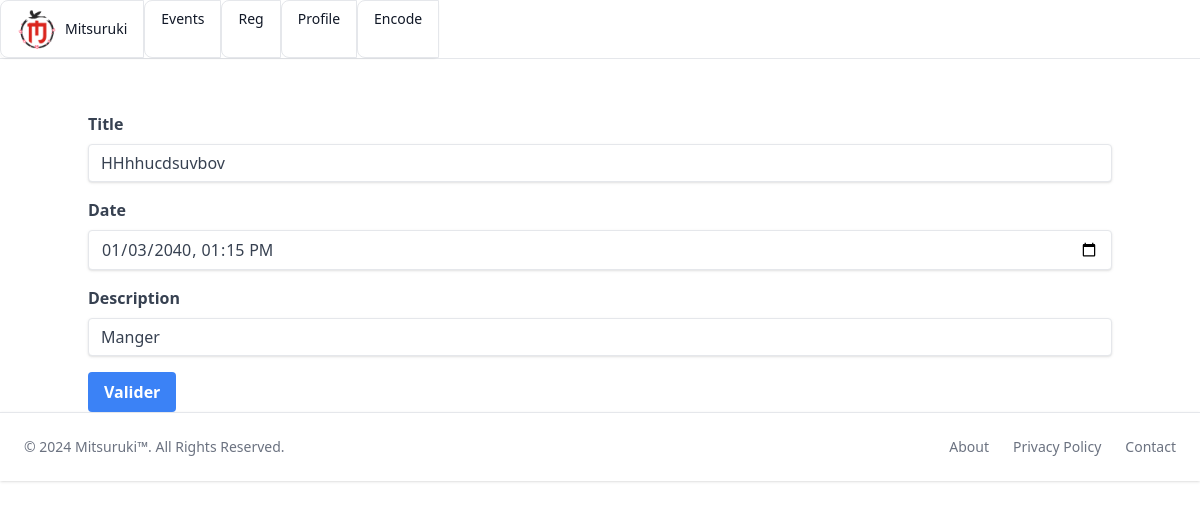
Page /edit/1 on the earlier database version.
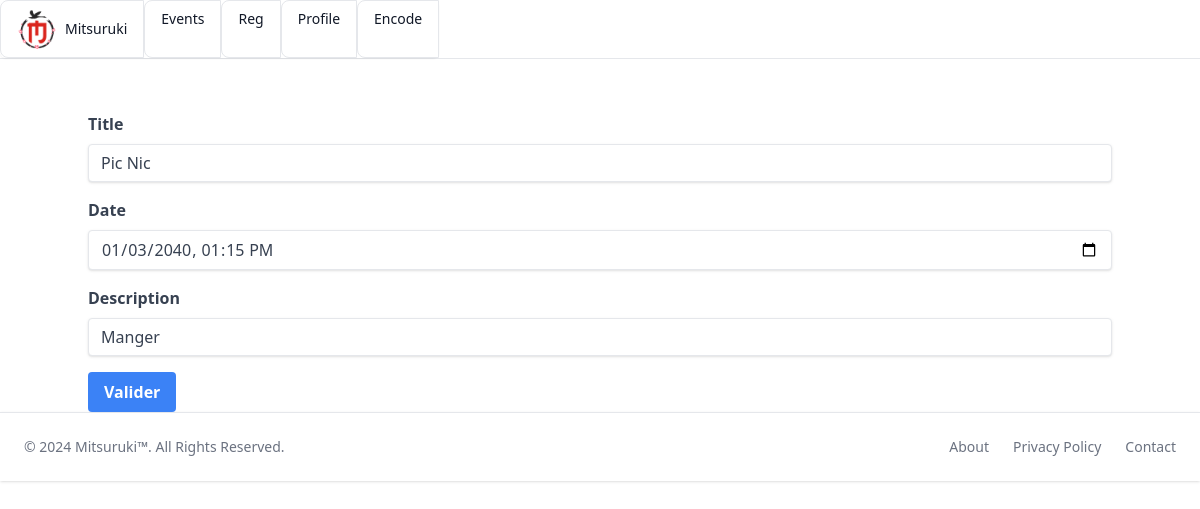
Same page on the later database version.
### tables this page shows
CREATE TABLE events
(
    events_id INTEGER PRIMARY KEY AUTOINCREMENT UNIQUE,
    title_e VARCHAR,
    date_e DATETIME,
    description_e VARCHAR
);

### app1.py (the view, shortened to what this page needs)
@app.route('/edit/<id>', methods=['GET', 'POST'])
def edit(id):
    if request.method == 'GET':
        line = []
        db_name = fn_get_db_name()
        data = fn_read_db(db_name)
        for line in data:
            print(line)
            if int(line['events_id']) == int(id):
                print(f"if ok")
                title = line['title_e']
                print(title)
                date =  line['date_e']
                print(date)
                desc = line['description_e']
                print(desc)
        return render_template('edit.html',
                                title = title,
                                date = date,
                                desc = desc
                                )

### app1.py (called while the page is built)
def fn_get_db_name():
    file_path = os.path.realpath(__file__)
    work_dir = os.path.dirname(file_path)
    db_name = f'{work_dir}/data.db'
    return db_name

### templates/edit.html
{% extends 'base.html' %}
{% block content %}
    <div class="container mx-auto mt-10 pt-9">
        <form method="post">
            <div class="mb-4">
                <label class="block text-gray-700 font-bold mb-2" for="title">
                    Title
                </label>
                <input class="shadow appearance-none border rounded w-full py-2 px-3 text-gray-700 leading-tight focus:outline-none focus:shadow-outline" id="title" name="title" type="text" value="{{ title }}">
            </div>
            <div class="mb-4">
                <label class="block text-gray-700 font-bold mb-2" for="date">
                    Date
                </label>
                <input class="shadow appearance-none border rounded w-full py-2 px-3 text-gray-700 leading-tight focus:outline-none focus:shadow-outline" id="date" name="date" type="datetime-local" value="{{ date }}">
            </div>
            <div class="mb-4">
                <label class="block text-gray-700 font-bold mb-2" for="time">
                    Description
                </label>
                <input class="shadow appearance-none border rounded w-full py-2 px-3 text-gray-700 leading-tight focus:outline-none focus:shadow-outline" id="desc" name="desc" type="text" value="{{ desc }}">
            </div>
            <div class="flex items-center justify-between">
                <button class="bg-blue-500 hover:bg-blue-700 text-white font-bold py-2 px-4 rounded focus:outline-none focus:shadow-outline" type="submit" value="submit">
                    Valider
                </button>
            </div>
        </form>
    </div>
{% endblock %}

### templates/base.html (shortened to what this page needs)
<!DOCTYPE html>
<html lang="en">
<head>
    <link rel="stylesheet" href="{{ url_for('static', filename='dist/output.css') }}">
</head>
<body class="pt-9">
    <nav class="bg-white dark:bg-gray-900 fixed w-full z-20 top-0 start-0 border-b border-gray-200 dark:border-gray-600">
        <div class="inline-flex rounded-md shadow-sm">
            <a href="{{ url_for('index') }}" class="flex items-center px-4 py-2 text-sm font-medium text-gray-900 bg-white border border-gray-200 rounded-s-lg hover:bg-gray-100 focus:z-10 focus:ring-2 focus:ring-blue-700 focus:text-blue-700 dark:bg-gray-800 dark:border-gray-700 dark:text-white dark:hover:text-white dark:hover:bg-gray-700 dark:focus:ring-blue-500 dark:focus:text-white">
                <img class="w-10 h-10 rounded-full mr-2" src="{{ url_for('static', filename='img/logo/logo1.png') }}" alt="">
                Mitsuruki
            </a>
            <a href="{{ url_for('events') }}" class="px-4 py-2 text-sm font-medium text-gray-900 bg-white border border-gray-200 rounded-s-lg hover:bg-gray-100 focus:z-10 focus:ring-2 focus:ring-blue-700 focus:text-blue-700 dark:bg-gray-800 dark:border-gray-700 dark:text-white dark:hover:text-white dark:hover:bg-gray-700 dark:focus:ring-blue-500 dark:focus:text-white">
            Events
            </a>
            <a href="{{ url_for('reg') }}" class="px-4 py-2 text-sm font-medium text-gray-900 bg-white border border-gray-200 rounded-s-lg hover:bg-gray-100 focus:z-10 focus:ring-2 focus:ring-blue-700 focus:text-blue-700 dark:bg-gray-800 dark:border-gray-700 dark:text-white dark:hover:text-white dark:hover:bg-gray-700 dark:focus:ring-blue-500 dark:focus:text-white">
            Reg
            </a>
            <a href="{{ url_for('profile') }}" aria-current="page" class="px-4 py-2 text-sm font-medium text-gray-900 bg-white border border-gray-200 rounded-s-lg hover:bg-gray-100 focus:z-10 focus:ring-2 focus:ring-blue-700 focus:text-blue-700 dark:bg-gray-800 dark:border-gray-700 dark:text-white dark:hover:text-white dark:hover:bg-gray-700 dark:focus:ring-blue-500 dark:focus:text-white">
            Profile
            </a>
            <a href="{{ url_for('encode') }}" class="px-4 py-2 text-sm font-medium text-gray-900 bg-white border border-gray-200 rounded-s-lg hover:bg-gray-100 focus:z-10 focus:ring-2 focus:ring-blue-700 focus:text-blue-700 dark:bg-gray-800 dark:border-gray-700 dark:text-white dark:hover:text-white dark:hover:bg-gray-700 dark:focus:ring-blue-500 dark:focus:text-white">
            Encode
            </a>
        </div>
    </nav>
    {% block content%}{% endblock %}
    <footer class="bottom-0 left-0 z-20 w-full p-4 bg-white border-t border-gray-200 shadow md:flex md:items-center md:justify-between md:p-6 dark:bg-gray-800 dark:border-gray-600">
        <span class="text-sm text-gray-500 sm:text-center dark:text-gray-400">© 2024 <a href="https://flowbite.com/" class="hover:underline">Mitsuruki™</a>. All Rights Reserved.
        </span>
        <ul class="flex flex-wrap items-center mt-3 text-sm font-medium text-gray-500 dark:text-gray-400 sm:mt-0">
            <li>
                <a href="#" class="hover:underline me-4 md:me-6">About</a>
            </li>
            <li>
                <a href="#" class="hover:underline me-4 md:me-6">Privacy Policy</a>
            </li>
            <li>
                <a href="#" class="hover:underline">Contact</a>
            </li>
        </ul>
    </footer>
</body>
</html>

Differences in the rows shown:
changed events "Manger": title "HHhhucdsuvbov" → "Pic Nic"
